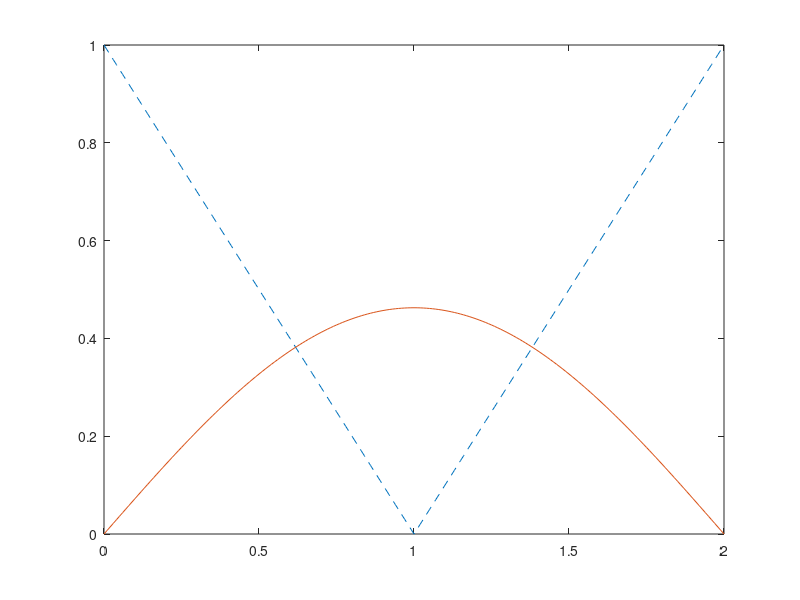

Reproduce this figure in MATLAB. (Note: this script raises an error after producing the figure.)
%%%%%%%%%%%%%%%%%%%%%%%%%%%%%%%%%%%%%%%%%
%% Fourier sine series
%%%%%%%%%%%%%%%%%%%%%%%%%%%%%%%%%%%%%%%%%

%%%%%%%%%%%%%%%%%%%%%%%%%%%%%%%%%%%
%% Function to represent
%%%%%%%%%%%%%%%%%%%%%%%%%%%%%%%%%%%

    f = @(x) abs(1-x);
    
%%%%%%%%%%%%%%%%%%%%%%%%%%%%%%%%%%%
%% Interval 
%%%%%%%%%%%%%%%%%%%%%%%%%%%%%%%%%%%

    LHS = 0;
    RHS = 2;
    
    L = (RHS - LHS);
    
%%%%%%%%%%%%%%%%%%%%%%%%%%%%%%%%%%%
%% Number of terms
%%%%%%%%%%%%%%%%%%%%%%%%%%%%%%%%%%%

    N = 100;
    
    a = zeros(N,1);
    
%%%%%%%%%%%%%%%%%%%%%%%%%%%%%%%%%%%
%% Coefficients
%%%%%%%%%%%%%%%%%%%%%%%%%%%%%%%%%%%

    for i = 1:N
        g = @(x) f(x).*sin(i*pi/L*x);
        a(i) = 2/L*integral(g,LHS,RHS);
    end
    
%%%%%%%%%%%%%%%%%%%%%%%%%%%%%%%%%%%%
%% Series representation
%%%%%%%%%%%%%%%%%%%%%%%%%%%%%%%%%%%%

    %Target
    x = LHS:.01:RHS;
    y = f(x);
    
    %Series approximations
    u = 0;
    
    for i = 1:N
        i_string = num2str(i);
        u = u+a(i)*sin(i*pi/L*x);
        plot(x,y,'--',x,u,'-')
        fig = gca;
        fig.FontSize = 16;    
        title_str = strcat(i_string,'th Fourier approximation');
        title(title_str)
        pause(.1)
    end
    
%%%%%%%%%%%%%%%%%%%%%%%%%%%%%%%%%%%%
%% Extension of representation
%%%%%%%%%%%%%%%%%%%%%%%%%%%%%%%%%%%%

    figure(2)

    %Target
    x = -2*RHS:.01:2*RHS;
    y = f(x);
    
    %Series approximations
    u = 0;
    
    for i = 1:N
        i_string = num2str(i);
        u = u+a(i)*sin(i*pi/L*x);
        plot(x,y,'--',x,u,'-')
        fig = gca;
        fig.FontSize = 16;    
        title_str = strcat(i_string,'th Fourier approximation');
        title(title_str)
        pause(.1)
    end